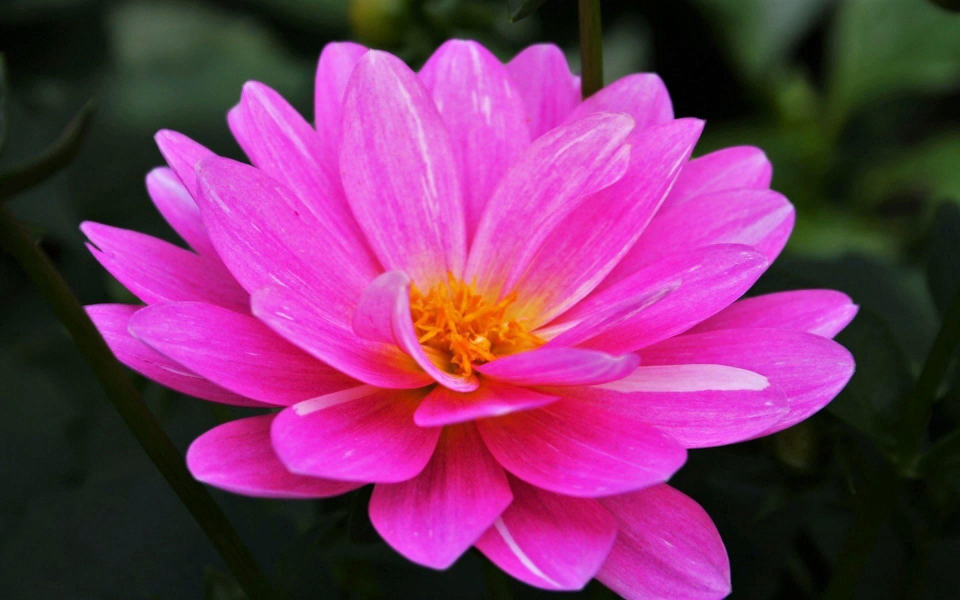
#> input picture flower.png, 1920 x 1200 px, given in place of flower.jpg, which was not available (shown at 1/2 size)
$ python module_11_1_1.py
#> lines starting #> are read from the running program, lines starting #| are printed output that depends on the picture; pictures that were not available may be replaced by others from this repository, and a replacement may not be noted
from PIL import Image, ImageFilter

# Открытие изображения и его отображение на экране:
image = Image.open('flower.jpg')
#> image is the input picture: PIL image 1920x1200 RGB; mean R, G, B 123.2, 52.2, 101.8
image.show()

# Конвертирование из JPG в PNG:
flower = Image.open("flower.jpg")
flower.save('flower.png', 'png')

# Создание миниатюры:
image = Image.open('flower.jpg')
image.thumbnail((200, 200))
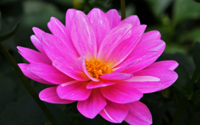
#> image: PIL image 200x125 RGB; mean R, G, B 123.2, 52.2, 101.9
image.save('flower_thumbnail.jpg')

# Размытие изображения:
# размываем изображение
original = Image.open("flower.png")
blurred = original.filter(ImageFilter.BLUR)

# открываем оригинал и размытое изображение
original.show()
blurred.show()

# сохраняем изображение
blurred.save("blurred.png")

# Обрезка изображений через crop
image = Image.open('flower.jpg')
cropped = image.crop((200, 200, 800, 1000))
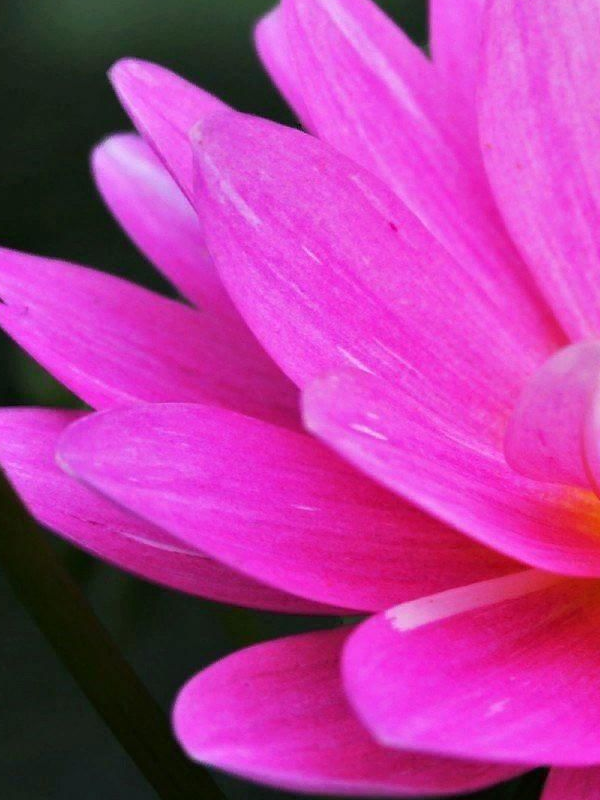
#> cropped: PIL image 600x800 RGB; mean R, G, B 180.2, 58.4, 156.3
cropped.save('cropped_flower.jpg')
cropped.show()

# Поворачивание изображения — метод rotate
flower_1 = Image.open("flower.jpg")
rotated = flower_1.rotate(180)
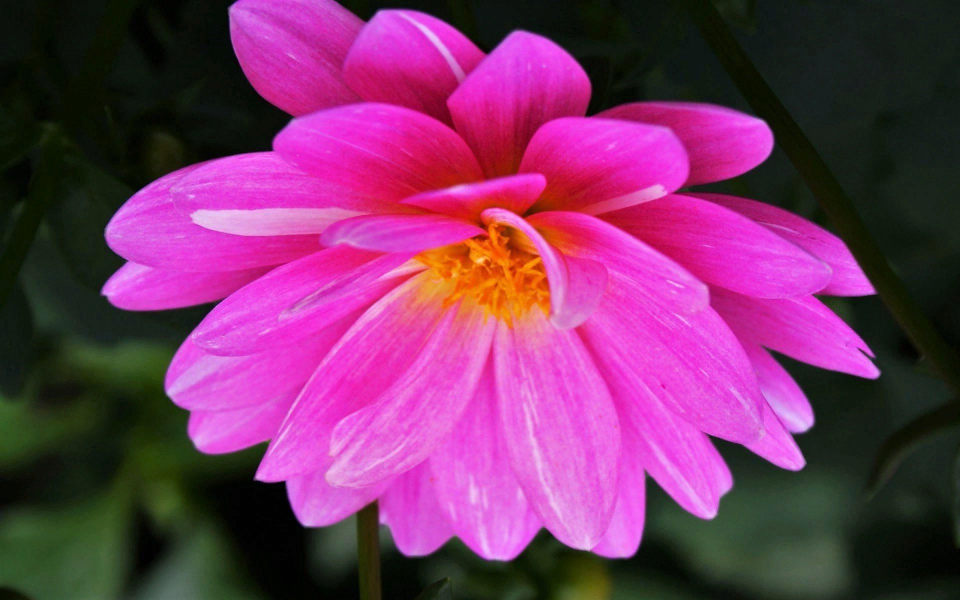
#> rotated: PIL image 1920x1200 RGB (shown at 1/2 size); mean R, G, B 123.2, 52.2, 101.8
rotated.save('flower_rotated.jpg')
rotated.show()
